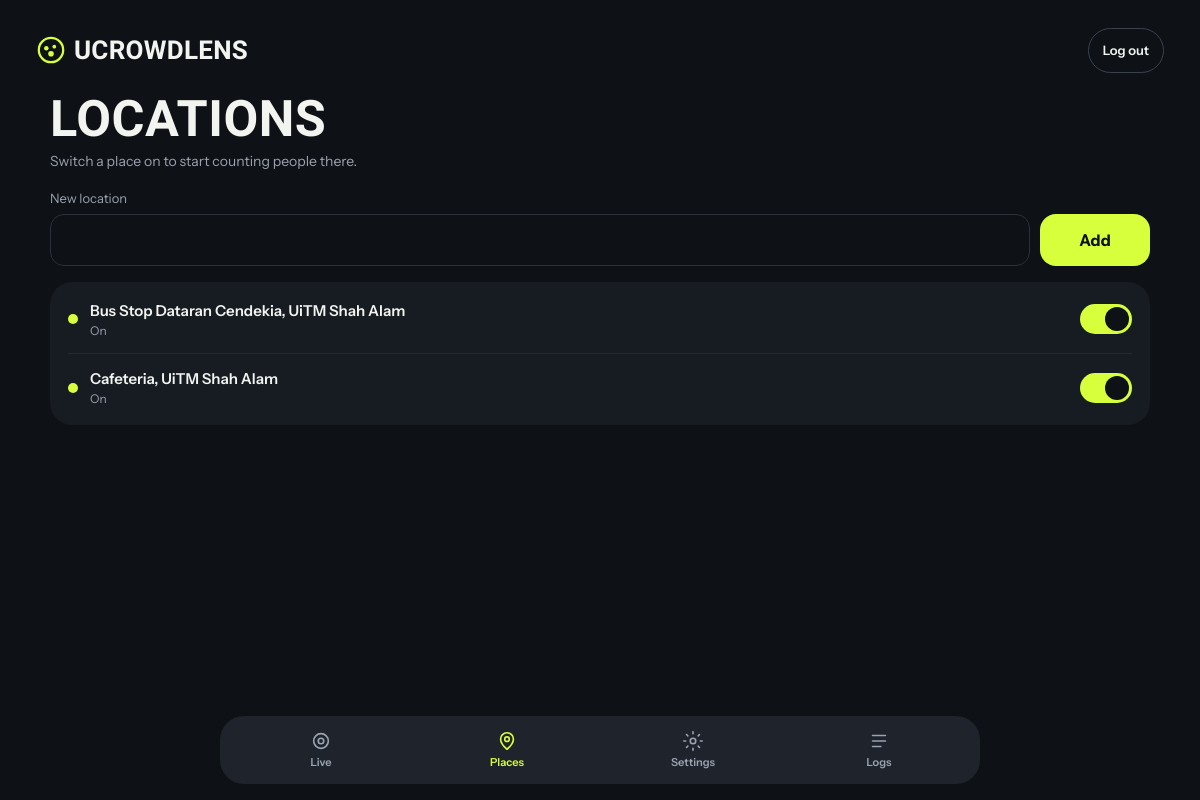
Screenshot of /locations (signed in) with the database file from the repository.
### tables this page shows
CREATE TABLE LOCATION (
            LOCATIONID INTEGER PRIMARY KEY AUTOINCREMENT,
            LOCATION_NAME TEXT NOT NULL,
            STATUS TEXT NOT NULL DEFAULT 'active'
        );

### dev/admin.py (the view, shortened to what this page needs)
@admin_bp.route("/locations", methods=["GET", "POST"])
@login_required
def locations():
    q = request.args.get("q", "").strip()
    rows = query(
        """
        SELECT *
        FROM LOCATION
        WHERE LOCATION_NAME LIKE ?
        ORDER BY LOCATIONID
        """,
        (f"%{q}%",)
    )
    return render_template(
        "locations.html",
        locations=rows,
        q=q
    )

### dev/auth.py (called while the page is built)
def login_required(f):
    @wraps(f)
    def wrapper(*args, **kwargs):
        if not session.get("admin"):
            return redirect(url_for("auth.login"))
        return f(*args, **kwargs)
    return wrapper

### dev/db.py (called while the page is built)
def query(sql, args=()):
    conn = sqlite3.connect(DB)
    conn.row_factory = sqlite3.Row
    try:
        rows = conn.execute(sql, args).fetchall()
        conn.commit()
        return rows
    finally:
        conn.close()

### templates/locations.html (shortened to what this page needs)
{% extends "base.html" %}
{% block content %}
<h1 class="d h-lg">Locations</h1>
<p class="m lead sm">Switch a place on to start counting people there.</p>
<form method="post" class="addrow">
  <label class="f" style="flex:1"><span>New location</span><input name="name" required></label>
  <button class="btn" style="width:auto">Add</button>
</form>
<div class="c list">
  {% for l in locations %}
  <form method="post" class="lrow">
    <i class="dot {{ 'on' if l.STATUS == 'active' }}"></i>
    <div style="flex:1">
      <div class="nm">{{ l.LOCATION_NAME }}</div>
      <div class="m xs">
        {{ 'On' if l.STATUS == 'active' else 'Off' }}
      </div>
    </div>
    <button class="sw" type="submit"
            role="switch"
            aria-checked="{{ 'true' if l.STATUS == 'active' else 'false' }}"
            aria-label="Toggle {{ l.LOCATION_NAME }}">
    </button>
  </form>
  {% else %}
    <p class="m" style="padding:14px 0">No locations yet.</p>
  {% endfor %}
</div>
{% endblock %}

### static/style.css (style rules this page uses)
* { box-sizing: border-box; }
html { width: 100%; min-height: 100%; }
body { width: 100%; min-width: 0; min-height: 100vh; margin: 0; background: #0E1116; overflow-x: hidden; font: 400 15px/1.45 "Instrument Sans", sans-serif; color: #F2F4EF; }
.d { font-family: "Big Shoulders Display", "Arial Narrow", sans-serif; font-weight: 800; text-transform: uppercase; letter-spacing: .01em; margin: 0; }
.m { color: #9AA3B0; font-size: 13px; }
.xs { font-size: 12px; }
.c { background: #171B22; border-radius: 22px; padding: 18px; }
.h-lg { font-size: 46px; line-height: .95; margin-top: 22px; }
.lead { margin: 10px 0 24px; font-size: 14px; }
.lead.sm { margin: 8px 0 18px; }
.f { min-width: 0; }
.f span { display: block; font-size: 13px; color: #9AA3B0; margin-bottom: 6px; }
.f input, .f select { display: block; width: 100%; min-width: 0; height: 52px; border-radius: 14px; border: 1px solid #2A313C; background: #0E1116; color: #F2F4EF; padding: 0 14px; font: inherit; }
.btn { display: flex; align-items: center; justify-content: center; width: 100%; min-height: 52px; padding: 0 20px; border-radius: 16px; background: #D7FF3C; color: #0E1116; border: 0; font: 700 16px "Instrument Sans", sans-serif; text-decoration: none; cursor: pointer; }
.sw { appearance: none; -webkit-appearance: none; border: 0; width: 52px; height: 30px; border-radius: 30px; background: #3A4250; position: relative; margin: 0; flex: none; cursor: pointer; }
.sw::after { content: ""; position: absolute; left: 3px; top: 3px; width: 24px; height: 24px; border-radius: 50%; background: #fff; }
.sw[aria-checked="true"] { background: #D7FF3C; }
.sw[aria-checked="true"]::after { left: 25px; background: #0E1116; }
.addrow { display: flex; align-items: flex-end; gap: 10px; margin-bottom: 16px; }
.list { padding: 4px 18px; }
.lrow { display: flex; align-items: center; gap: 12px; min-width: 0; padding: 14px 0; border-bottom: 1px solid #232933; }
.lrow:last-child { border-bottom: 0; }
.dot { width: 10px; height: 10px; flex: none; border-radius: 50%; background: #3A4250; }
.dot.on { background: #D7FF3C; }
.nm { font-weight: 600; }
.content, .content > *, .c, .f, .rec, .lrow { min-width: 0; }
.content .h-lg { font-size: clamp(36px, 4.2vw, 58px); }
.content .lead { max-width: 68ch; }
.content input, .content select, .content button { max-width: 100%; }
.content input, .content select { font-size: 16px; }
.content .btn, .content .pill-link, .content .sw { touch-action: manipulation; }
.addrow { width: 100%; }
.addrow .f { flex: 1 1 auto; min-width: 0; }
.addrow .btn { width: auto; min-width: 110px; flex: 0 0 auto; }
.lrow > div { min-width: 0; overflow-wrap: anywhere; }

### rows the page displays
LOCATION: LOCATION_NAME "Bus Stop Dataran Cendekia, UiTM Shah Alam", STATUS "On"
LOCATION: LOCATION_NAME "Cafeteria, UiTM Shah Alam", STATUS "On"
